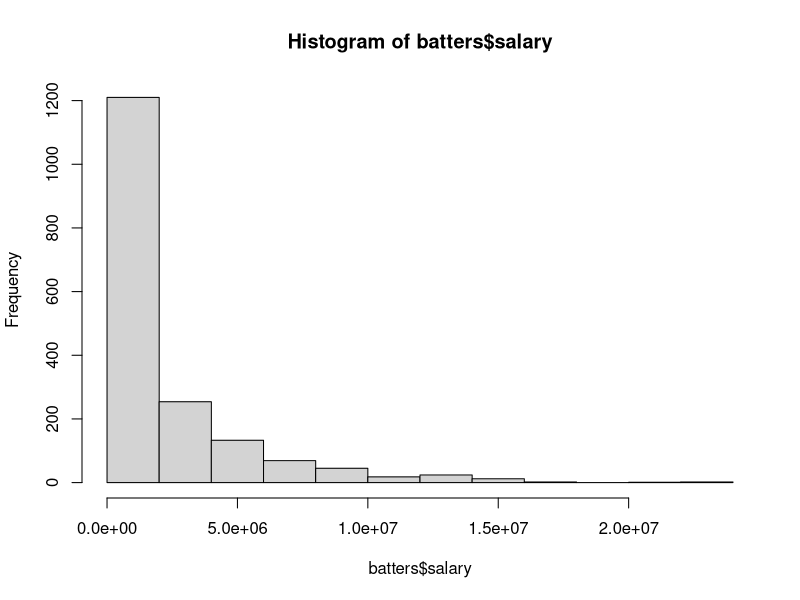

Source code (R):
## ---- chunk 1
batters <- read.csv('batters.csv')
batters$playerID[batters$yearID == 2006][which.max(batters$salary[batters$yearID == 2006])]
## ---- chunk 2
maxsalary <- batters$salary[batters$yearID == 2006][which.max(batters$salary[batters$yearID == 2006])]
minsalary <- batters$salary[batters$yearID == 2006][which.min(batters$salary[batters$yearID == 2006])]

maxsalary / minsalary
## ---- chunk 3
sort(tapply(batters$salary[batters$yearID == 1996], batters$teamID[batters$yearID == 1996], sum))
## ---- chunk 4
hist(batters$salary)
## ---- chunk 5
model1 <- lm(log(salary) ~ R, batters)
predict1 <- predict(model1, data.frame(R = 0))
predict1
## ---- chunk 6
nalessbatters = na.omit(batters)
mean(log(nalessbatters$salary[nalessbatters$R == 0]))
## ---- chunk 7
batters$OBP = (batters$H + batters$BB + batters$HBP) / (batters$AB + batters$BB + batters$HBP + batters$SF)

batters$SLG = (batters$H + batters$X2B + (batters$X3B * 2) + (batters$HR * 3)) / (batters$AB)

mean(batters$OBP[batters$yearID == 2006], na.rm = T)
## ---- chunk 8
t.test(batters$SLG[batters$yearID == 1996], batters$SLG[batters$yearID == 2006], alternative = "two.sided")
## ---- chunk 9
model2 <- lm(log(salary) ~ OBP + SLG, batters[batters$AB >= 130 & batters$yearID == 1996, ])
summary(model2)
## ---- chunk 10
model3 <- lm(log(salary) ~ OBP + SLG, batters[batters$AB >= 130 & batters$yearID == 2006, ])
summary(model3)
